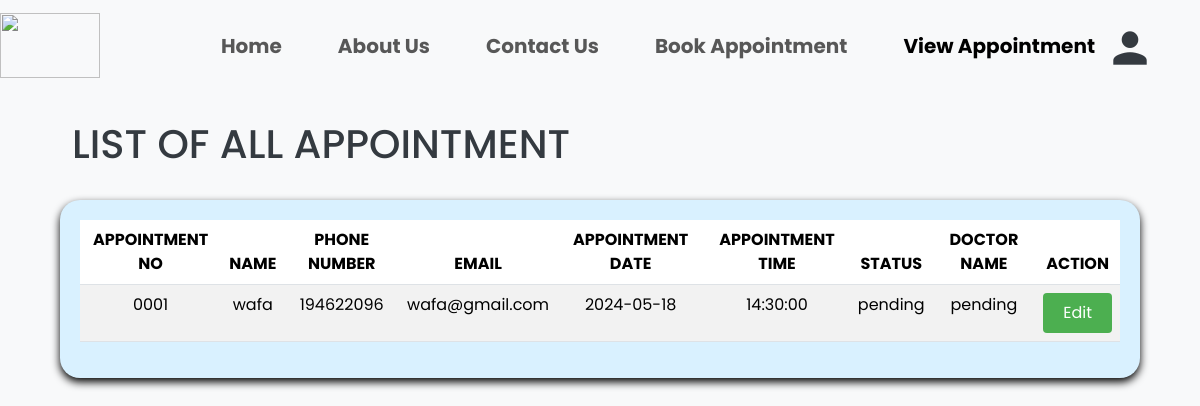
The page /viewapt.php (signed in) on the database its author committed.
### tables this page shows
CREATE TABLE IF NOT EXISTS `appointment` (
  `AppointmentNo` varchar(4) NOT NULL DEFAULT '',
  `ID` int(20) NOT NULL,
  `Name` varchar(250) DEFAULT NULL,
  `PhoneNo` int(10) DEFAULT NULL,
  `Email` varchar(250) DEFAULT NULL,
  `AppointmentDate` date DEFAULT NULL,
  `AppointmentTime` time DEFAULT NULL,
  `Symptom` varchar(20) DEFAULT NULL,
  `Message` mediumtext,
  `Status` varchar(250) DEFAULT NULL,
  `Remark` varchar(250) DEFAULT NULL,
  `DocName` varchar(250) DEFAULT NULL
);

### viewapt.php (the view, shortened to what this page needs)
<?php
$Email = $_SESSION['Email'];
$sql = "SELECT * FROM appointment WHERE Email = '$Email'";
$result = mysqli_query($connect, $sql);
if ($result->num_rows > 0) {
    while ($row = $result->fetch_assoc()) {
        echo "<tr>
                <td>" . $row["AppointmentNo"] . "</td>
                <td>" . $row["Name"] . "</td>
                <td>" . $row["PhoneNo"] . "</td>
                <td>" . $row["Email"] . "</td>
                <td>" . $row["AppointmentDate"] . "</td>
                <td>" . $row["AppointmentTime"] . "</td>
                <td>" . $row["Status"] . "</td>
                <td>" . $row["DocName"] . "</td>
                <td>
                    <form method='post' action='editapt.php' >
                        <input type='hidden' name='ID' value='" . $row["Email"] . "'>
                        <input type='submit' value='Edit' class='edit-button'>
                    </form>
                </td>
            </tr>";
    }
} else {
    echo "<tr><td colspan='9'>No records found</td></tr>";
}
$tableRows = ob_get_clean();
?>
<!DOCTYPE html>
<html>
<head>
<link href="css/bootstrap.min.css" rel="stylesheet">
  <link rel="stylesheet" href="https://cdn.datatables.net/1.13.5/css/jquery.dataTables.min.css" />
</head>
<body>
<nav class="navbar fixed-top navbar-light navbar-expand-lg bg-body-tertiary" style="background-color: #87CEEB;font-family: 'Poppins'; font-weight: bold; font-size: 20px;">
   <a class="navbar-brand" href="#">
    <img src="image/LOGO.png" width="100" height="65" alt="">
  </a>
  <div class="container-fluid">
    <div class="collapse navbar-collapse justify-content-center" id="navbarNav">
      <ul class="navbar-nav">
        <li class="nav-item">
          <a class="nav-link" aria-current="page" href="homepage.html">Home</a>
        </li>
        <li class="nav-item">
          <a class="nav-link " href="#">About Us</a>
        </li>
        <li class="nav-item">
          <a class="nav-link " href="#">Contact Us</a>
        </li>
        <li class="nav-item">
          <a class="nav-link" href="booking.php">Book Appointment</a>
        </li>
        <li class="nav-item">
          <a class="nav-link active" href="viewapt.php">View Appointment</a>
        </li>
        <li class="person nav-item">
          <a><i class="material-icons person-icon">person</i></a>
        </li>
      </ul>
    </div>
  </div>
</nav>
  <div class="container" style="margin-top: 120px;">
  <h1>LIST OF ALL APPOINTMENT</h1>
  <br>
    <div class="row justify-content-center center-table" >
      <table class="table table-striped">
      <thead>
              <tr>
                  <th>APPOINTMENT NO</th>
                  <th>NAME</th>
                  <th>PHONE NUMBER</th>
                  <th>EMAIL</th>
                  <th>APPOINTMENT DATE</th>
                  <th>APPOINTMENT TIME</th>
                  <th>STATUS</th>
                  <th>DOCTOR NAME</th>
                  <th>ACTION</th>
              </tr>
          </thead>
          <tbody>
            <?php echo $tableRows; ?>
      </tbody>
  </table>
</div>
</div>
</body>
</html>

### viewapt.php (style rules this page uses)
body { background-color: #F8F9FA; }
body { font-family: 'Poppins', sans-serif; display: flex; background-color: #F8F9FA; color: #343A40; }
.nav-item { margin-left: 20px; margin-right: 20px; }
.center-table { display: flex; justify-content: center; background-color:#D9F1FF; color: #343A40;; border-radius: 20px; padding: 20px 20px; box-shadow: 0 4px 8px rgba(0, 0, 0, 2); text-align: center; }
.container { width: 90%; margin: 0 auto; }
.person { position: absolute; margin-right: 45px; right: 0; }
.person-icon { font-size: 50px; cursor: pointer; }
.edit-button { background-color: #4CAF50; border: none; color: white; padding: 8px 20px; text-align: center; text-decoration: none; display: inline-block; font-size: 16px; border-radius: 4px; cursor: pointer; transition-duration: 0.4s; }

### rows shown on the page
appointment: AppointmentNo "0001", Name "wafa", PhoneNo "194622096", Email "wafa@gmail.com", AppointmentDate "2024-05-18", AppointmentTime "14:30:00", Status "pending", DocName "pending"
